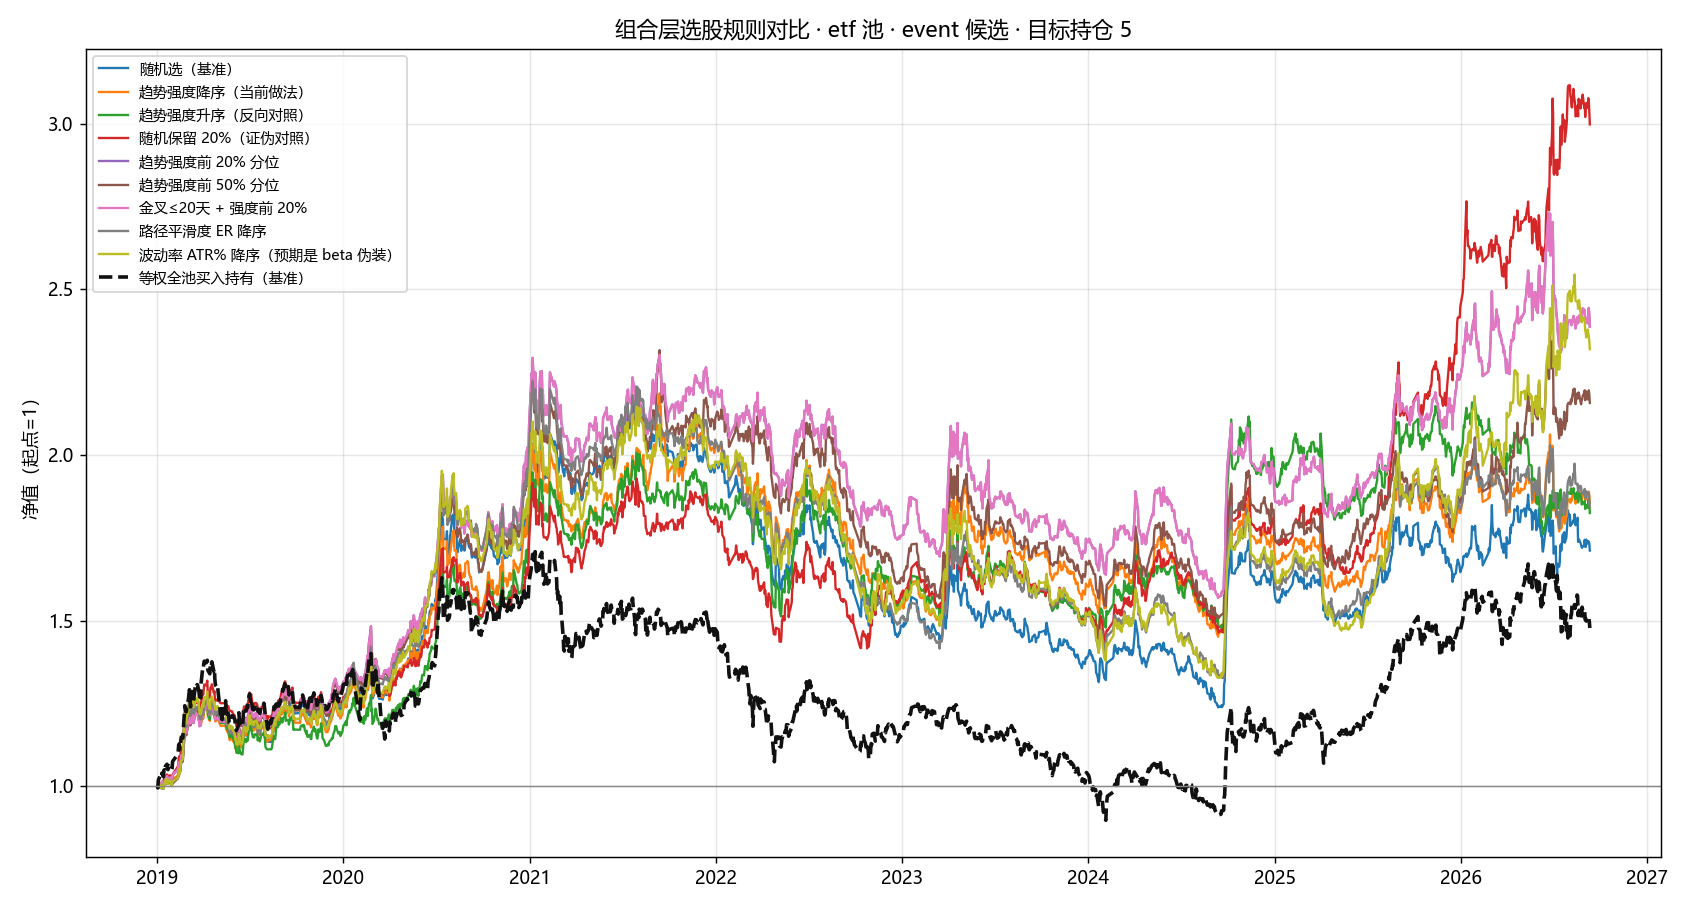

Write Python code to recreate this figure.
"""阶段 C：用**产品里的组合引擎**跑选股规则对比。

刻意不在研究侧另写一套组合模拟 —— 数字必须来自未来长期使用的同一个引擎，
否则会出现「研究一套、实盘一套」。

口径：
  - 标的池：默认全部 ETF（202 只）；``--pool all`` 切到全池 875 只
  - 期间：2019-01-01 起（ETF 池在此之前样本太少）
  - 候选口径：event（当日新触发），对应研究建议的"把候选限定为当日新触发"
  - 每仓预算：等权，目标持仓数 5（研究给出的合理区间是 8–15，小 ETF 池取 5）
  - 费用与止损：与生产完全同源（引擎默认 + 策略里的止损条件）

输出: data/portfolio_compare.csv, portfolio_compare.png
"""
from __future__ import annotations

import argparse
import json
import sqlite3
import sys
import time
from pathlib import Path

import pandas as pd

ROOT = Path(__file__).resolve().parents[2]
sys.path.insert(0, str(ROOT / "src"))

from rule_backtest.models import BacktestExecutionConfig  # noqa: E402
from rule_backtest.portfolio import (  # noqa: E402
    PortfolioBacktestEngine,
    PortfolioBacktestRequest,
    PortfolioRiskConfig,
    build_selector,
)

HERE = Path(__file__).resolve().parent
DATA = HERE / "data"
DB_PATH = ROOT / "data" / "trend_quant.db"
STRATEGY_ID = "macd_20260719095419247961"  # MACD金叉进-止损出

#: 要对比的选股规则（研究结论 → 可检验假设）。
#: ``random_sub`` 是**证伪对照** —— 没有它就无法区分"趋势强度有信息"与
#: "只是更挑剔/更常空仓"。
RULES: list[tuple[str, str]] = [
    ("random", "随机选（基准）"),
    ("rank:trend_score", "趋势强度降序（当前做法）"),
    ("rank:trend_score:asc", "趋势强度升序（反向对照）"),
    ("random_sub:0.2|random", "随机保留 20%（证伪对照）"),
    ("pct:trend_score:0.2|rank:trend_score", "趋势强度前 20% 分位"),
    ("pct:trend_score:0.5|rank:trend_score", "趋势强度前 50% 分位"),
    ("young_golden:20|pct:trend_score:0.2|rank:trend_score", "金叉≤20天 + 强度前 20%"),
    ("rank:er", "路径平滑度 ER 降序"),
    ("rank:atr_pct", "波动率 ATR% 降序（预期是 beta 伪装）"),
]


def read_only_conn() -> sqlite3.Connection:
    return sqlite3.connect(f"file:{DB_PATH}?mode=ro", uri=True)


def load_universe(conn: sqlite3.Connection, pool: str) -> dict[str, dict]:
    sql = ("SELECT symbol, name, asset_type, category_l1, category_l2 FROM instrument_metadata "
           "WHERE enabled=1")
    if pool == "etf":
        sql += " AND asset_type='etf'"
    rows = conn.execute(sql).fetchall()
    return {
        r[0]: {"name": r[1], "asset_type": r[2], "category_l1": r[3], "category_l2": r[4]}
        for r in rows
    }


def load_bars(conn: sqlite3.Connection, symbols: list[str], start: str) -> dict[str, pd.DataFrame]:
    """一次性读全部标的日线；start 之前保留用于指标预热。

    预热长度按指标最长窗口估（趋势值 max(n_long, atr)=20 根 + SMA200），
    这里直接多留 400 个交易日，保证入场信号在回测期首日即已可比。
    """
    warm_start = (pd.Timestamp(start) - pd.Timedelta(days=700)).strftime("%Y-%m-%d")
    out: dict[str, pd.DataFrame] = {}
    for i, symbol in enumerate(symbols, 1):
        df = pd.read_sql_query(
            "SELECT time AS date, open, high, low, close, volume, amount "
            "FROM market_data_qfq WHERE symbol=? AND time>=? ORDER BY time",
            conn,
            params=(symbol, warm_start),
        )
        if df.empty:
            continue
        df["date"] = pd.to_datetime(df["date"])
        out[symbol] = df
        if i % 200 == 0:
            print(f"  载入 {i}/{len(symbols)}", flush=True)
    return out


def main() -> None:
    ap = argparse.ArgumentParser()
    ap.add_argument("--pool", default="etf", choices=["etf", "all"])
    ap.add_argument("--start", default="2019-01-01")
    ap.add_argument("--end", default="2026-09-11")
    ap.add_argument("--positions", type=int, default=5)
    ap.add_argument("--candidate-mode", default="event", choices=["event", "state"])
    args = ap.parse_args()

    conn = read_only_conn()
    strategy = json.loads(
        conn.execute("SELECT payload_json FROM rule_strategies WHERE id=?", (STRATEGY_ID,)).fetchone()[0]
    )
    # 趋势参数取生产库 app_config.strategy —— 保证与看板/实盘同源。
    trend_cfg = json.loads(conn.execute("SELECT value FROM app_config WHERE key='strategy'").fetchone()[0])
    strategy["indicator_config"] = trend_cfg

    universe = load_universe(conn, args.pool)
    print(f"标的池 {args.pool}：{len(universe)} 只；期间 {args.start} .. {args.end}；"
          f"候选口径 {args.candidate_mode}；目标持仓 {args.positions}", flush=True)
    t0 = time.time()
    bars = load_bars(conn, list(universe), args.start)
    conn.close()
    print(f"行情载入完成：{len(bars)} 只 / {sum(len(b) for b in bars.values()):,} 根 "
          f"（{time.time() - t0:.1f}s）", flush=True)

    meta = {s: universe[s] for s in bars}
    start_date = pd.Timestamp(args.start).date()
    end_date = pd.Timestamp(args.end).date()
    execution = BacktestExecutionConfig(instrument_type="etf")

    rows: list[dict] = []
    navs: dict[str, list[dict]] = {}
    for rule, label in RULES:
        t1 = time.time()
        result = PortfolioBacktestEngine().run(
            PortfolioBacktestRequest(
                strategy=strategy,
                symbols=list(bars),
                bars_by_symbol=bars,
                meta_by_symbol=meta,
                execution=execution,
                start_date=start_date,
                end_date=end_date,
                candidate_mode=args.candidate_mode,
                selectors=[build_selector(rule)],
                target_positions=args.positions,
                risk=PortfolioRiskConfig(max_positions=args.positions),
            )
        )
        sm = result["summary"]
        rows.append(
            {
                "rule": rule,
                "label": label,
                "total_return": sm["total_return"],
                "annual_return": sm["annual_return"],
                "max_drawdown": sm["max_drawdown"],
                "sharpe": sm["sharpe"],
                "calmar": sm["calmar"],
                "win_rate": sm["win_rate"],
                "payoff_ratio": sm["payoff_ratio"],
                "trades": sm["trade_count"],
                "turnover": sm["turnover"],
                "avg_positions": sm.get("avg_positions", 0.0),
                "max_positions_held": sm.get("max_positions_held", 0),
                "flat_day_pct": sm.get("flat_day_pct", 0.0),
                "avg_holding_days": sm["avg_holding_days"],
                "total_cost": sm["total_trading_cost"],
            }
        )
        navs[rule] = result["daily_nav"]
        print(f"  {label:36s} 年化 {sm['annual_return']:+7.2%} 回撤 {sm['max_drawdown']:7.2%} "
              f"夏普 {sm['sharpe']:5.2f} 成交 {sm['trade_count']:5d} "
              f"平均持仓 {sm.get('avg_positions', 0):.2f} （{time.time() - t1:.1f}s）", flush=True)

    out = pd.DataFrame(rows)
    out.to_csv(DATA / "portfolio_compare.csv", index=False)
    pd.DataFrame(
        {rule: {row["date"]: row["equity"] for row in nav} for rule, nav in navs.items()}
    ).to_csv(DATA / "portfolio_compare_nav.csv")

    # 基准：等权全池买入持有。必须给出它自己的完整指标 —— 否则"策略年化 X%"
    # 无法判断是超额还是只是承担了更多风险。
    bench = None
    bench_metrics: dict = {}
    try:
        sys.path.insert(0, str(ROOT / "src"))
        from rule_backtest.metrics import compute_summary

        closes = pd.DataFrame({s: b.set_index("date")["close"] for s, b in bars.items()}).sort_index()
        closes = closes.loc[pd.Timestamp(start_date) : pd.Timestamp(end_date)]
        first = closes.apply(lambda col: col.dropna().iloc[0] if col.notna().any() else None)
        norm = closes.divide(first)
        bench = norm.mean(axis=1).dropna()
        cap = float(execution.initial_capital)
        bench_nav = [{"date": str(d)[:10], "equity": cap * float(v)} for d, v in bench.items()]
        bench_metrics = compute_summary(daily_nav=bench_nav, trades=[], turnover_total=0.0)
        bench_metrics["rebalance_note"] = "等权、每日再平衡（构造上偏乐观，仅作参照）"
        print(
            f"\n等权全池买入持有基准：总收益 {bench_metrics['total_return']:+.2%}  "
            f"年化 {bench_metrics['annual_return']:+.2%}  "
            f"最大回撤 {bench_metrics['max_drawdown']:.2%}  "
            f"夏普 {bench_metrics['sharpe']:.2f}"
        )
    except Exception as exc:  # 基准失败不影响主结果
        print(f"基准计算失败：{exc}")

    print(f"\n输出 -> {DATA / 'portfolio_compare.csv'}")

    # ---- 图 ----
    import matplotlib

    matplotlib.use("Agg")
    import matplotlib.pyplot as plt

    plt.rcParams["font.sans-serif"] = ["Microsoft YaHei", "SimHei", "DejaVu Sans"]
    plt.rcParams["axes.unicode_minus"] = False
    fig, ax = plt.subplots(figsize=(13, 7))
    for rule, label in RULES:
        nav = navs.get(rule) or []
        if not nav:
            continue
        s = pd.Series({r["date"]: r["equity"] for r in nav}).sort_index()
        ax.plot(pd.to_datetime(s.index), s / s.iloc[0], lw=1.3, label=label)
    if bench is not None and len(bench):
        ax.plot(pd.to_datetime(bench.index), bench, lw=2.0, color="#111", ls="--",
                label="等权全池买入持有（基准）")
    ax.axhline(1.0, color="#888", lw=0.8)
    ax.set_ylabel("净值（起点=1）")
    ax.set_title(f"组合层选股规则对比 · {args.pool} 池 · {args.candidate_mode} 候选 · "
                 f"目标持仓 {args.positions}", fontsize=12)
    ax.legend(fontsize=8, loc="upper left")
    ax.grid(alpha=0.3)
    fig.tight_layout()
    fig.savefig(HERE / "portfolio_compare.png", dpi=130)
    print(f"图 -> {HERE / 'portfolio_compare.png'}")


if __name__ == "__main__":
    main()
